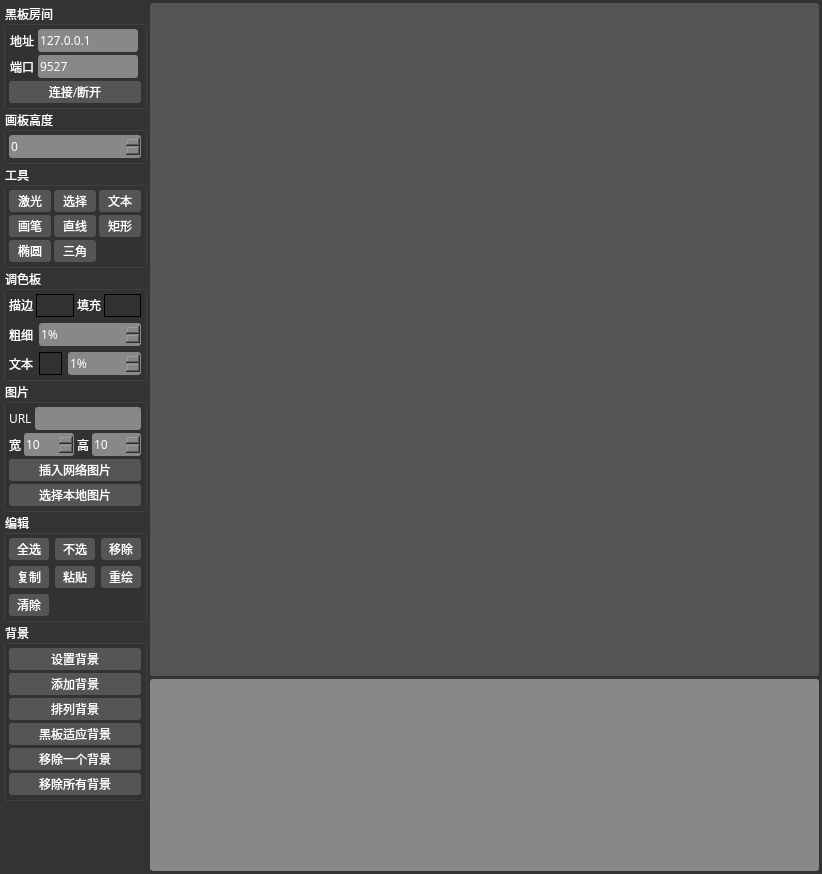
<?xml version="1.0" encoding="UTF-8"?>
<ui version="4.0">
 <class>BlackboardTestWindow</class>
 <widget class="QWidget" name="BlackboardTestWindow">
  <property name="geometry">
   <rect>
    <x>0</x>
    <y>0</y>
    <width>822</width>
    <height>874</height>
   </rect>
  </property>
  <property name="windowTitle">
   <string>Form</string>
  </property>
  <property name="styleSheet">
   <string notr="true">#BlackboardTestWindow{
background-color:#333333;
}
*{
color:white;
font-family:Microsoft YaHei;
}
QPushButton{
border:none;
background-color:#555555;
border-radius:3px;
padding:2px 5px;
}
QPushButton:hover{
background-color:#888888;
}
QPushButton:pressed{
background-color:#666666;
}
QPushButton:checked{
background-color:#333333;
}
QLineEdit{
border:none;
background-color:#888888;
border-radius:3px;
padding:2px 0px;
}
QTextBrowser{
background-color:#888888;
border-radius:3px;
}
QSpinBox{
border:none;
background-color:#888888;
border-radius:3px;
padding:2px 0px;
}
#blackboard{
background-color:#555557;
border-radius:3px;
border:none;
}</string>
  </property>
  <layout class="QHBoxLayout" name="horizontalLayout">
   <property name="spacing">
    <number>3</number>
   </property>
   <property name="leftMargin">
    <number>3</number>
   </property>
   <property name="topMargin">
    <number>3</number>
   </property>
   <property name="rightMargin">
    <number>3</number>
   </property>
   <property name="bottomMargin">
    <number>3</number>
   </property>
   <item>
    <widget class="QWidget" name="toolbar" native="true">
     <property name="sizePolicy">
      <sizepolicy hsizetype="Fixed" vsizetype="Preferred">
       <horstretch>0</horstretch>
       <verstretch>0</verstretch>
      </sizepolicy>
     </property>
     <property name="styleSheet">
      <string notr="true"/>
     </property>
     <layout class="QVBoxLayout" name="verticalLayout">
      <property name="spacing">
       <number>0</number>
      </property>
      <property name="leftMargin">
       <number>0</number>
      </property>
      <property name="topMargin">
       <number>0</number>
      </property>
      <property name="rightMargin">
       <number>0</number>
      </property>
      <property name="bottomMargin">
       <number>0</number>
      </property>
      <item>
       <widget class="QGroupBox" name="gb_connection">
        <property name="sizePolicy">
         <sizepolicy hsizetype="Preferred" vsizetype="Preferred">
          <horstretch>0</horstretch>
          <verstretch>0</verstretch>
         </sizepolicy>
        </property>
        <property name="title">
         <string>黑板房间</string>
        </property>
        <layout class="QVBoxLayout" name="verticalLayout_7">
         <property name="spacing">
          <number>3</number>
         </property>
         <property name="leftMargin">
          <number>3</number>
         </property>
         <property name="topMargin">
          <number>3</number>
         </property>
         <property name="rightMargin">
          <number>3</number>
         </property>
         <property name="bottomMargin">
          <number>3</number>
         </property>
         <item>
          <layout class="QHBoxLayout" name="horizontalLayout_13">
           <property name="spacing">
            <number>3</number>
           </property>
           <item>
            <widget class="QLabel" name="label_5">
             <property name="sizePolicy">
              <sizepolicy hsizetype="Fixed" vsizetype="Preferred">
               <horstretch>0</horstretch>
               <verstretch>0</verstretch>
              </sizepolicy>
             </property>
             <property name="text">
              <string>地址</string>
             </property>
            </widget>
           </item>
           <item>
            <widget class="QLineEdit" name="leAddress">
             <property name="sizePolicy">
              <sizepolicy hsizetype="Preferred" vsizetype="Fixed">
               <horstretch>0</horstretch>
               <verstretch>0</verstretch>
              </sizepolicy>
             </property>
             <property name="maximumSize">
              <size>
               <width>100</width>
               <height>16777215</height>
              </size>
             </property>
             <property name="styleSheet">
              <string notr="true"/>
             </property>
             <property name="text">
              <string>127.0.0.1</string>
             </property>
            </widget>
           </item>
          </layout>
         </item>
         <item>
          <layout class="QHBoxLayout" name="horizontalLayout_14">
           <property name="spacing">
            <number>3</number>
           </property>
           <item>
            <widget class="QLabel" name="label_4">
             <property name="sizePolicy">
              <sizepolicy hsizetype="Fixed" vsizetype="Preferred">
               <horstretch>0</horstretch>
               <verstretch>0</verstretch>
              </sizepolicy>
             </property>
             <property name="text">
              <string>端口</string>
             </property>
            </widget>
           </item>
           <item>
            <widget class="QLineEdit" name="lePort">
             <property name="sizePolicy">
              <sizepolicy hsizetype="Preferred" vsizetype="Fixed">
               <horstretch>0</horstretch>
               <verstretch>0</verstretch>
              </sizepolicy>
             </property>
             <property name="maximumSize">
              <size>
               <width>100</width>
               <height>16777215</height>
              </size>
             </property>
             <property name="styleSheet">
              <string notr="true"/>
             </property>
             <property name="text">
              <string>9527</string>
             </property>
            </widget>
           </item>
          </layout>
         </item>
         <item>
          <widget class="QPushButton" name="btnConnectionToggle">
           <property name="text">
            <string>连接/断开</string>
           </property>
          </widget>
         </item>
        </layout>
       </widget>
      </item>
      <item>
       <widget class="QGroupBox" name="gb_height">
        <property name="sizePolicy">
         <sizepolicy hsizetype="Preferred" vsizetype="Preferred">
          <horstretch>0</horstretch>
          <verstretch>0</verstretch>
         </sizepolicy>
        </property>
        <property name="title">
         <string>画板高度</string>
        </property>
        <layout class="QHBoxLayout" name="horizontalLayout_12">
         <property name="spacing">
          <number>3</number>
         </property>
         <property name="leftMargin">
          <number>3</number>
         </property>
         <property name="topMargin">
          <number>3</number>
         </property>
         <property name="rightMargin">
          <number>3</number>
         </property>
         <property name="bottomMargin">
          <number>3</number>
         </property>
         <item>
          <widget class="QSpinBox" name="blackboardHeight">
           <property name="sizePolicy">
            <sizepolicy hsizetype="Preferred" vsizetype="Fixed">
             <horstretch>0</horstretch>
             <verstretch>0</verstretch>
            </sizepolicy>
           </property>
           <property name="maximum">
            <number>999999999</number>
           </property>
          </widget>
         </item>
        </layout>
       </widget>
      </item>
      <item>
       <widget class="QGroupBox" name="gb_tools">
        <property name="sizePolicy">
         <sizepolicy hsizetype="Preferred" vsizetype="Preferred">
          <horstretch>0</horstretch>
          <verstretch>0</verstretch>
         </sizepolicy>
        </property>
        <property name="title">
         <string>工具</string>
        </property>
        <layout class="QGridLayout" name="gridLayout">
         <property name="leftMargin">
          <number>3</number>
         </property>
         <property name="topMargin">
          <number>3</number>
         </property>
         <property name="rightMargin">
          <number>3</number>
         </property>
         <property name="bottomMargin">
          <number>3</number>
         </property>
         <property name="spacing">
          <number>3</number>
         </property>
         <item row="0" column="1">
          <widget class="QPushButton" name="picker">
           <property name="sizePolicy">
            <sizepolicy hsizetype="Preferred" vsizetype="Fixed">
             <horstretch>0</horstretch>
             <verstretch>0</verstretch>
            </sizepolicy>
           </property>
           <property name="text">
            <string>选择</string>
           </property>
           <property name="checkable">
            <bool>true</bool>
           </property>
          </widget>
         </item>
         <item row="0" column="2">
          <widget class="QPushButton" name="text">
           <property name="sizePolicy">
            <sizepolicy hsizetype="Preferred" vsizetype="Fixed">
             <horstretch>0</horstretch>
             <verstretch>0</verstretch>
            </sizepolicy>
           </property>
           <property name="text">
            <string>文本</string>
           </property>
           <property name="shortcut">
            <string>Ctrl+T</string>
           </property>
           <property name="checkable">
            <bool>true</bool>
           </property>
          </widget>
         </item>
         <item row="2" column="0">
          <widget class="QPushButton" name="ellipse">
           <property name="sizePolicy">
            <sizepolicy hsizetype="Preferred" vsizetype="Fixed">
             <horstretch>0</horstretch>
             <verstretch>0</verstretch>
            </sizepolicy>
           </property>
           <property name="text">
            <string>椭圆</string>
           </property>
           <property name="checkable">
            <bool>true</bool>
           </property>
          </widget>
         </item>
         <item row="2" column="1">
          <widget class="QPushButton" name="triangle">
           <property name="sizePolicy">
            <sizepolicy hsizetype="Preferred" vsizetype="Fixed">
             <horstretch>0</horstretch>
             <verstretch>0</verstretch>
            </sizepolicy>
           </property>
           <property name="text">
            <string>三角</string>
           </property>
           <property name="checkable">
            <bool>true</bool>
           </property>
          </widget>
         </item>
         <item row="0" column="0">
          <widget class="QPushButton" name="pointer">
           <property name="sizePolicy">
            <sizepolicy hsizetype="Preferred" vsizetype="Fixed">
             <horstretch>0</horstretch>
             <verstretch>0</verstretch>
            </sizepolicy>
           </property>
           <property name="text">
            <string>激光</string>
           </property>
           <property name="checkable">
            <bool>true</bool>
           </property>
          </widget>
         </item>
         <item row="1" column="0">
          <widget class="QPushButton" name="pen">
           <property name="sizePolicy">
            <sizepolicy hsizetype="Preferred" vsizetype="Fixed">
             <horstretch>0</horstretch>
             <verstretch>0</verstretch>
            </sizepolicy>
           </property>
           <property name="text">
            <string>画笔</string>
           </property>
           <property name="shortcut">
            <string>Ctrl+P</string>
           </property>
           <property name="checkable">
            <bool>true</bool>
           </property>
          </widget>
         </item>
         <item row="1" column="2">
          <widget class="QPushButton" name="rect">
           <property name="sizePolicy">
            <sizepolicy hsizetype="Preferred" vsizetype="Fixed">
             <horstretch>0</horstretch>
             <verstretch>0</verstretch>
            </sizepolicy>
           </property>
           <property name="text">
            <string>矩形</string>
           </property>
           <property name="shortcut">
            <string>Ctrl+R</string>
           </property>
           <property name="checkable">
            <bool>true</bool>
           </property>
          </widget>
         </item>
         <item row="1" column="1">
          <widget class="QPushButton" name="straight">
           <property name="sizePolicy">
            <sizepolicy hsizetype="Preferred" vsizetype="Fixed">
             <horstretch>0</horstretch>
             <verstretch>0</verstretch>
            </sizepolicy>
           </property>
           <property name="text">
            <string>直线</string>
           </property>
           <property name="checkable">
            <bool>true</bool>
           </property>
          </widget>
         </item>
        </layout>
       </widget>
      </item>
      <item>
       <widget class="QGroupBox" name="gb_coilor">
        <property name="sizePolicy">
         <sizepolicy hsizetype="Preferred" vsizetype="Preferred">
          <horstretch>0</horstretch>
          <verstretch>0</verstretch>
         </sizepolicy>
        </property>
        <property name="title">
         <string>调色板</string>
        </property>
        <layout class="QVBoxLayout" name="verticalLayout_3">
         <property name="leftMargin">
          <number>3</number>
         </property>
         <property name="topMargin">
          <number>3</number>
         </property>
         <property name="rightMargin">
          <number>3</number>
         </property>
         <property name="bottomMargin">
          <number>3</number>
         </property>
         <item>
          <layout class="QHBoxLayout" name="horizontalLayout_3">
           <property name="spacing">
            <number>3</number>
           </property>
           <item>
            <widget class="QLabel" name="label_6">
             <property name="sizePolicy">
              <sizepolicy hsizetype="Fixed" vsizetype="Fixed">
               <horstretch>0</horstretch>
               <verstretch>0</verstretch>
              </sizepolicy>
             </property>
             <property name="text">
              <string>描边</string>
             </property>
            </widget>
           </item>
           <item>
            <widget class="ColorDisplayer" name="penColor" native="true">
             <property name="sizePolicy">
              <sizepolicy hsizetype="Preferred" vsizetype="Fixed">
               <horstretch>0</horstretch>
               <verstretch>0</verstretch>
              </sizepolicy>
             </property>
             <property name="minimumSize">
              <size>
               <width>23</width>
               <height>23</height>
              </size>
             </property>
             <property name="toolTip">
              <string>线条颜色</string>
             </property>
             <property name="styleSheet">
              <string notr="true">border:1px solid black;</string>
             </property>
            </widget>
           </item>
           <item>
            <widget class="QLabel" name="label_7">
             <property name="sizePolicy">
              <sizepolicy hsizetype="Fixed" vsizetype="Fixed">
               <horstretch>0</horstretch>
               <verstretch>0</verstretch>
              </sizepolicy>
             </property>
             <property name="text">
              <string>填充</string>
             </property>
            </widget>
           </item>
           <item>
            <widget class="ColorDisplayer" name="brushColor" native="true">
             <property name="sizePolicy">
              <sizepolicy hsizetype="Preferred" vsizetype="Fixed">
               <horstretch>0</horstretch>
               <verstretch>0</verstretch>
              </sizepolicy>
             </property>
             <property name="minimumSize">
              <size>
               <width>23</width>
               <height>23</height>
              </size>
             </property>
             <property name="toolTip">
              <string>填充色</string>
             </property>
             <property name="styleSheet">
              <string notr="true">border:1px solid black;</string>
             </property>
            </widget>
           </item>
          </layout>
         </item>
         <item>
          <layout class="QHBoxLayout" name="horizontalLayout_4">
           <item>
            <widget class="QLabel" name="label_8">
             <property name="sizePolicy">
              <sizepolicy hsizetype="Fixed" vsizetype="Preferred">
               <horstretch>0</horstretch>
               <verstretch>0</verstretch>
              </sizepolicy>
             </property>
             <property name="text">
              <string>粗细</string>
             </property>
            </widget>
           </item>
           <item>
            <widget class="QSpinBox" name="penWeight">
             <property name="sizePolicy">
              <sizepolicy hsizetype="Preferred" vsizetype="Fixed">
               <horstretch>0</horstretch>
               <verstretch>0</verstretch>
              </sizepolicy>
             </property>
             <property name="suffix">
              <string>%</string>
             </property>
             <property name="minimum">
              <number>1</number>
             </property>
             <property name="maximum">
              <number>100</number>
             </property>
            </widget>
           </item>
          </layout>
         </item>
         <item>
          <layout class="QHBoxLayout" name="horizontalLayout_6">
           <item>
            <widget class="QLabel" name="label_10">
             <property name="sizePolicy">
              <sizepolicy hsizetype="Fixed" vsizetype="Preferred">
               <horstretch>0</horstretch>
               <verstretch>0</verstretch>
              </sizepolicy>
             </property>
             <property name="text">
              <string>文本</string>
             </property>
            </widget>
           </item>
           <item>
            <widget class="ColorDisplayer" name="textColor" native="true">
             <property name="sizePolicy">
              <sizepolicy hsizetype="Fixed" vsizetype="Fixed">
               <horstretch>0</horstretch>
               <verstretch>0</verstretch>
              </sizepolicy>
             </property>
             <property name="minimumSize">
              <size>
               <width>23</width>
               <height>23</height>
              </size>
             </property>
             <property name="toolTip">
              <string>线条颜色</string>
             </property>
             <property name="styleSheet">
              <string notr="true">border:1px solid black;</string>
             </property>
            </widget>
           </item>
           <item>
            <widget class="QSpinBox" name="textWeight">
             <property name="sizePolicy">
              <sizepolicy hsizetype="Preferred" vsizetype="Fixed">
               <horstretch>0</horstretch>
               <verstretch>0</verstretch>
              </sizepolicy>
             </property>
             <property name="suffix">
              <string>%</string>
             </property>
             <property name="minimum">
              <number>1</number>
             </property>
             <property name="maximum">
              <number>100</number>
             </property>
            </widget>
           </item>
          </layout>
         </item>
        </layout>
       </widget>
      </item>
      <item>
       <widget class="QGroupBox" name="gb_image">
        <property name="sizePolicy">
         <sizepolicy hsizetype="Preferred" vsizetype="Preferred">
          <horstretch>0</horstretch>
          <verstretch>0</verstretch>
         </sizepolicy>
        </property>
        <property name="title">
         <string>图片</string>
        </property>
        <layout class="QVBoxLayout" name="verticalLayout_2">
         <property name="spacing">
          <number>3</number>
         </property>
         <property name="leftMargin">
          <number>3</number>
         </property>
         <property name="topMargin">
          <number>3</number>
         </property>
         <property name="rightMargin">
          <number>3</number>
         </property>
         <property name="bottomMargin">
          <number>3</number>
         </property>
         <item>
          <layout class="QHBoxLayout" name="horizontalLayout_11">
           <property name="spacing">
            <number>3</number>
           </property>
           <item>
            <widget class="QLabel" name="label_3">
             <property name="sizePolicy">
              <sizepolicy hsizetype="Fixed" vsizetype="Preferred">
               <horstretch>0</horstretch>
               <verstretch>0</verstretch>
              </sizepolicy>
             </property>
             <property name="text">
              <string>URL</string>
             </property>
            </widget>
           </item>
           <item>
            <widget class="QLineEdit" name="pictureUrl">
             <property name="sizePolicy">
              <sizepolicy hsizetype="Preferred" vsizetype="Fixed">
               <horstretch>0</horstretch>
               <verstretch>0</verstretch>
              </sizepolicy>
             </property>
             <property name="minimumSize">
              <size>
               <width>0</width>
               <height>0</height>
              </size>
             </property>
             <property name="maximumSize">
              <size>
               <width>16777215</width>
               <height>16777215</height>
              </size>
             </property>
            </widget>
           </item>
          </layout>
         </item>
         <item>
          <layout class="QHBoxLayout" name="imageSizeRow">
           <property name="spacing">
            <number>3</number>
           </property>
           <item>
            <widget class="QLabel" name="label">
             <property name="sizePolicy">
              <sizepolicy hsizetype="Fixed" vsizetype="Preferred">
               <horstretch>0</horstretch>
               <verstretch>0</verstretch>
              </sizepolicy>
             </property>
             <property name="text">
              <string>宽</string>
             </property>
            </widget>
           </item>
           <item>
            <widget class="QSpinBox" name="spinBoxImageWidth">
             <property name="sizePolicy">
              <sizepolicy hsizetype="Fixed" vsizetype="Fixed">
               <horstretch>0</horstretch>
               <verstretch>0</verstretch>
              </sizepolicy>
             </property>
             <property name="maximumSize">
              <size>
               <width>50</width>
               <height>16777215</height>
              </size>
             </property>
             <property name="minimum">
              <number>10</number>
             </property>
             <property name="maximum">
              <number>1920</number>
             </property>
             <property name="value">
              <number>10</number>
             </property>
             <property name="displayIntegerBase">
              <number>10</number>
             </property>
            </widget>
           </item>
           <item>
            <widget class="QLabel" name="label_2">
             <property name="sizePolicy">
              <sizepolicy hsizetype="Fixed" vsizetype="Preferred">
               <horstretch>0</horstretch>
               <verstretch>0</verstretch>
              </sizepolicy>
             </property>
             <property name="text">
              <string>高</string>
             </property>
            </widget>
           </item>
           <item>
            <widget class="QSpinBox" name="spinBoxImageHeight">
             <property name="sizePolicy">
              <sizepolicy hsizetype="Fixed" vsizetype="Fixed">
               <horstretch>0</horstretch>
               <verstretch>0</verstretch>
              </sizepolicy>
             </property>
             <property name="maximumSize">
              <size>
               <width>50</width>
               <height>16777215</height>
              </size>
             </property>
             <property name="minimum">
              <number>10</number>
             </property>
             <property name="maximum">
              <number>1920</number>
             </property>
             <property name="value">
              <number>10</number>
             </property>
            </widget>
           </item>
          </layout>
         </item>
         <item>
          <widget class="QPushButton" name="imageInsert">
           <property name="sizePolicy">
            <sizepolicy hsizetype="Preferred" vsizetype="Fixed">
             <horstretch>0</horstretch>
             <verstretch>0</verstretch>
            </sizepolicy>
           </property>
           <property name="text">
            <string>插入网络图片</string>
           </property>
          </widget>
         </item>
         <item>
          <widget class="QPushButton" name="imagePick">
           <property name="sizePolicy">
            <sizepolicy hsizetype="Preferred" vsizetype="Fixed">
             <horstretch>0</horstretch>
             <verstretch>0</verstretch>
            </sizepolicy>
           </property>
           <property name="text">
            <string>选择本地图片</string>
           </property>
          </widget>
         </item>
        </layout>
       </widget>
      </item>
      <item>
       <widget class="QGroupBox" name="gb_edit">
        <property name="sizePolicy">
         <sizepolicy hsizetype="Preferred" vsizetype="Preferred">
          <horstretch>0</horstretch>
          <verstretch>0</verstretch>
         </sizepolicy>
        </property>
        <property name="title">
         <string>编辑</string>
        </property>
        <layout class="QGridLayout" name="gridLayout_3">
         <property name="leftMargin">
          <number>3</number>
         </property>
         <property name="topMargin">
          <number>3</number>
         </property>
         <property name="rightMargin">
          <number>3</number>
         </property>
         <property name="bottomMargin">
          <number>3</number>
         </property>
         <item row="0" column="0">
          <widget class="QPushButton" name="selectedAll">
           <property name="sizePolicy">
            <sizepolicy hsizetype="Preferred" vsizetype="Fixed">
             <horstretch>0</horstretch>
             <verstretch>0</verstretch>
            </sizepolicy>
           </property>
           <property name="text">
            <string>全选</string>
           </property>
           <property name="shortcut">
            <string>Ctrl+A</string>
           </property>
          </widget>
         </item>
         <item row="1" column="0">
          <widget class="QPushButton" name="copy">
           <property name="sizePolicy">
            <sizepolicy hsizetype="Preferred" vsizetype="Fixed">
             <horstretch>0</horstretch>
             <verstretch>0</verstretch>
            </sizepolicy>
           </property>
           <property name="text">
            <string>复制</string>
           </property>
           <property name="shortcut">
            <string>Ctrl+C</string>
           </property>
          </widget>
         </item>
         <item row="0" column="1">
          <widget class="QPushButton" name="deselectedAll">
           <property name="sizePolicy">
            <sizepolicy hsizetype="Preferred" vsizetype="Fixed">
             <horstretch>0</horstretch>
             <verstretch>0</verstretch>
            </sizepolicy>
           </property>
           <property name="text">
            <string>不选</string>
           </property>
           <property name="shortcut">
            <string>Ctrl+D</string>
           </property>
          </widget>
         </item>
         <item row="1" column="1">
          <widget class="QPushButton" name="paste">
           <property name="sizePolicy">
            <sizepolicy hsizetype="Preferred" vsizetype="Fixed">
             <horstretch>0</horstretch>
             <verstretch>0</verstretch>
            </sizepolicy>
           </property>
           <property name="text">
            <string>粘贴</string>
           </property>
           <property name="shortcut">
            <string>Ctrl+V</string>
           </property>
          </widget>
         </item>
         <item row="0" column="2">
          <widget class="QPushButton" name="remove">
           <property name="sizePolicy">
            <sizepolicy hsizetype="Preferred" vsizetype="Fixed">
             <horstretch>0</horstretch>
             <verstretch>0</verstretch>
            </sizepolicy>
           </property>
           <property name="text">
            <string>移除</string>
           </property>
           <property name="shortcut">
            <string>Del</string>
           </property>
          </widget>
         </item>
         <item row="1" column="2">
          <widget class="QPushButton" name="repaint">
           <property name="sizePolicy">
            <sizepolicy hsizetype="Preferred" vsizetype="Fixed">
             <horstretch>0</horstretch>
             <verstretch>0</verstretch>
            </sizepolicy>
           </property>
           <property name="text">
            <string>重绘</string>
           </property>
          </widget>
         </item>
         <item row="2" column="0">
          <widget class="QPushButton" name="clear">
           <property name="sizePolicy">
            <sizepolicy hsizetype="Preferred" vsizetype="Fixed">
             <horstretch>0</horstretch>
             <verstretch>0</verstretch>
            </sizepolicy>
           </property>
           <property name="text">
            <string>清除</string>
           </property>
           <property name="shortcut">
            <string>Ctrl+Del</string>
           </property>
          </widget>
         </item>
        </layout>
       </widget>
      </item>
      <item>
       <widget class="QGroupBox" name="gb_background">
        <property name="sizePolicy">
         <sizepolicy hsizetype="Preferred" vsizetype="Preferred">
          <horstretch>0</horstretch>
          <verstretch>0</verstretch>
         </sizepolicy>
        </property>
        <property name="title">
         <string>背景</string>
        </property>
        <layout class="QVBoxLayout" name="verticalLayout_6">
         <property name="spacing">
          <number>3</number>
         </property>
         <property name="leftMargin">
          <number>3</number>
         </property>
         <property name="topMargin">
          <number>3</number>
         </property>
         <property name="rightMargin">
          <number>3</number>
         </property>
         <property name="bottomMargin">
          <number>3</number>
         </property>
         <item>
          <widget class="QPushButton" name="btn_set_background">
           <property name="sizePolicy">
            <sizepolicy hsizetype="Preferred" vsizetype="Fixed">
             <horstretch>0</horstretch>
             <verstretch>0</verstretch>
            </sizepolicy>
           </property>
           <property name="text">
            <string>设置背景</string>
           </property>
          </widget>
         </item>
         <item>
          <widget class="QPushButton" name="btn_add_background">
           <property name="sizePolicy">
            <sizepolicy hsizetype="Preferred" vsizetype="Fixed">
             <horstretch>0</horstretch>
             <verstretch>0</verstretch>
            </sizepolicy>
           </property>
           <property name="text">
            <string>添加背景</string>
           </property>
          </widget>
         </item>
         <item>
          <widget class="QPushButton" name="btn_lay_backgrounds">
           <property name="sizePolicy">
            <sizepolicy hsizetype="Preferred" vsizetype="Fixed">
             <horstretch>0</horstretch>
             <verstretch>0</verstretch>
            </sizepolicy>
           </property>
           <property name="text">
            <string>排列背景</string>
           </property>
          </widget>
         </item>
         <item>
          <widget class="QPushButton" name="btn_make_sure_show_all_backgrouns">
           <property name="sizePolicy">
            <sizepolicy hsizetype="Preferred" vsizetype="Fixed">
             <horstretch>0</horstretch>
             <verstretch>0</verstretch>
            </sizepolicy>
           </property>
           <property name="text">
            <string>黑板适应背景</string>
           </property>
          </widget>
         </item>
         <item>
          <widget class="QPushButton" name="btn_remove_one_background">
           <property name="sizePolicy">
            <sizepolicy hsizetype="Preferred" vsizetype="Fixed">
             <horstretch>0</horstretch>
             <verstretch>0</verstretch>
            </sizepolicy>
           </property>
           <property name="text">
            <string>移除一个背景</string>
           </property>
          </widget>
         </item>
         <item>
          <widget class="QPushButton" name="btn_clear_background">
           <property name="sizePolicy">
            <sizepolicy hsizetype="Preferred" vsizetype="Fixed">
             <horstretch>0</horstretch>
             <verstretch>0</verstretch>
            </sizepolicy>
           </property>
           <property name="text">
            <string>移除所有背景</string>
           </property>
          </widget>
         </item>
        </layout>
       </widget>
      </item>
      <item>
       <spacer name="verticalSpacer">
        <property name="orientation">
         <enum>Qt::Vertical</enum>
        </property>
        <property name="sizeHint" stdset="0">
         <size>
          <width>20</width>
          <height>40</height>
         </size>
        </property>
       </spacer>
      </item>
     </layout>
    </widget>
   </item>
   <item>
    <layout class="QVBoxLayout" name="verticalLayout_4">
     <property name="spacing">
      <number>3</number>
     </property>
     <item>
      <widget class="Blackboard" name="blackboard">
       <property name="baseSize">
        <size>
         <width>619</width>
         <height>602</height>
        </size>
       </property>
      </widget>
     </item>
     <item>
      <widget class="QTextBrowser" name="textBrowser">
       <property name="sizePolicy">
        <sizepolicy hsizetype="Preferred" vsizetype="Fixed">
         <horstretch>0</horstretch>
         <verstretch>0</verstretch>
        </sizepolicy>
       </property>
      </widget>
     </item>
    </layout>
   </item>
  </layout>
 </widget>
 <customwidgets>
  <customwidget>
   <class>Blackboard</class>
   <extends>QGraphicsView</extends>
   <header>Blackboard.h</header>
  </customwidget>
  <customwidget>
   <class>ColorDisplayer</class>
   <extends>QWidget</extends>
   <header>ColorDisplayer.h</header>
   <container>1</container>
  </customwidget>
 </customwidgets>
 <resources/>
 <connections/>
</ui>
